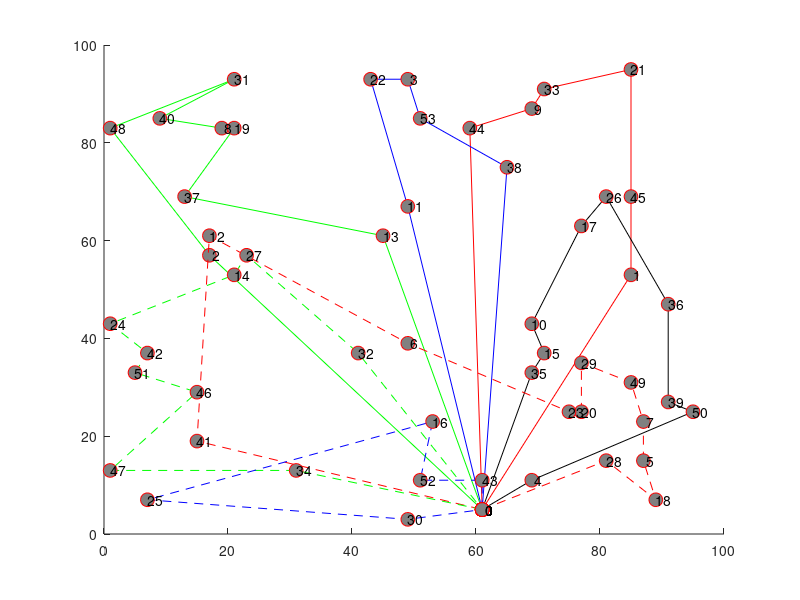

MATLAB code to generate this figure: (Note: this script raises an error after producing the figure.)
hold on;
plot([ 61; 85; 85; 85; 71; 69; 59; 61], [  5; 53; 69; 95; 91; 87; 83;  5], '-ro', 'MarkerSize', 10, 'MarkerEdgeColor', 'r', 'MarkerFaceColor', [0.5,0.5,0.5]);
text([ 61; 85; 85; 85; 71; 69; 59; 61], [  5; 53; 69; 95; 91; 87; 83;  5], num2str([   0;   1;  45;  21;  33;   9;  44;   0]));
plot([ 61; 17;  1; 21;  9; 19; 21; 13; 45; 61], [  5; 57; 83; 93; 85; 83; 83; 69; 61;  5], '-go', 'MarkerSize', 10, 'MarkerEdgeColor', 'r', 'MarkerFaceColor', [0.5,0.5,0.5]);
text([ 61; 17;  1; 21;  9; 19; 21; 13; 45; 61], [  5; 57; 83; 93; 85; 83; 83; 69; 61;  5], num2str([   0;   2;  48;  31;  40;   8;  19;  37;  13;   0]));
plot([ 61; 65; 51; 49; 43; 49; 61], [  5; 75; 85; 93; 93; 67;  5], '-bo', 'MarkerSize', 10, 'MarkerEdgeColor', 'r', 'MarkerFaceColor', [0.5,0.5,0.5]);
text([ 61; 65; 51; 49; 43; 49; 61], [  5; 75; 85; 93; 93; 67;  5], num2str([   0;  38;  53;   3;  22;  11;   0]));
plot([ 61; 69; 95; 91; 91; 81; 77; 69; 71; 69; 61], [  5; 11; 25; 27; 47; 69; 63; 43; 37; 33;  5], '-ko', 'MarkerSize', 10, 'MarkerEdgeColor', 'r', 'MarkerFaceColor', [0.5,0.5,0.5]);
text([ 61; 69; 95; 91; 91; 81; 77; 69; 71; 69; 61], [  5; 11; 25; 27; 47; 69; 63; 43; 37; 33;  5], num2str([   0;   4;  50;  39;  36;  26;  17;  10;  15;  35;   0]));
plot([ 61; 81; 89; 87; 87; 85; 77; 77; 75; 49; 17; 15; 61], [  5; 15;  7; 15; 23; 31; 35; 25; 25; 39; 61; 19;  5], '--ro', 'MarkerSize', 10, 'MarkerEdgeColor', 'r', 'MarkerFaceColor', [0.5,0.5,0.5]);
text([ 61; 81; 89; 87; 87; 85; 77; 77; 75; 49; 17; 15; 61], [  5; 15;  7; 15; 23; 31; 35; 25; 25; 39; 61; 19;  5], num2str([   0;  28;  18;   5;   7;  49;  29;  20;  23;   6;  12;  41;   0]));
plot([ 61; 31;  1; 15;  5;  7;  1; 21; 23; 41; 61], [  5; 13; 13; 29; 33; 37; 43; 53; 57; 37;  5], '--go', 'MarkerSize', 10, 'MarkerEdgeColor', 'r', 'MarkerFaceColor', [0.5,0.5,0.5]);
text([ 61; 31;  1; 15;  5;  7;  1; 21; 23; 41; 61], [  5; 13; 13; 29; 33; 37; 43; 53; 57; 37;  5], num2str([   0;  34;  47;  46;  51;  42;  24;  14;  27;  32;   0]));
plot([ 61; 61; 51; 53;  7; 49; 61], [  5; 11; 11; 23;  7;  3;  5], '--bo', 'MarkerSize', 10, 'MarkerEdgeColor', 'r', 'MarkerFaceColor', [0.5,0.5,0.5]);
text([ 61; 61; 51; 53;  7; 49; 61], [  5; 11; 11; 23;  7;  3;  5], num2str([   0;  43;  52;  16;  25;  30;   0]));
legend('Route 1','Route 2','Route 3','Route 4','Route 5','Route 6','Route 7',0);
xlabel('x');
ylabel('y');
